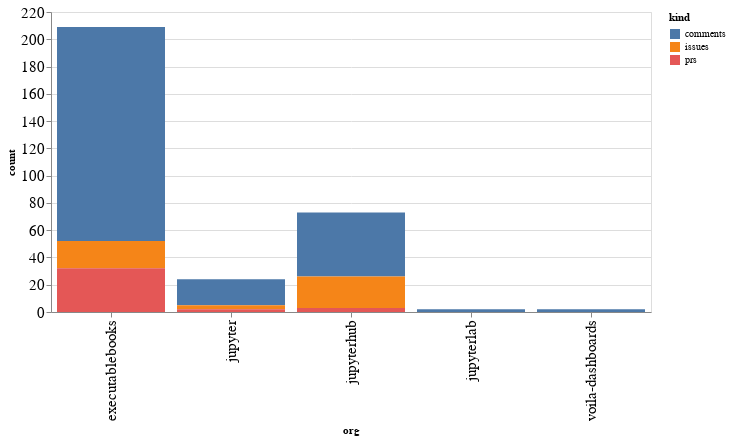

The notebook cell saved with this chart:
### Code cell
alt.Chart(org_summaries, width=600).mark_bar().encode(
    x='org',
    y='count',
    color='kind',
    tooltip="org"
)

### Figure 1 — Vega-Lite specification as saved in the notebook (floating-point values rounded to 4 significant figures)
{"config": {"axisLeft": {"labelFontSize": 15}, "axisBottom": {"labelFontSize": 15}}, "data": {"name": "data-8e73c694ba111e09a8b2e13858afc6be"}, "mark": "bar", "encoding": {"color": {"type": "nominal", "field": "kind"}, "tooltip": {"type": "nominal", "field": "org"}, "x": {"type": "nominal", "field": "org"}, "y": {"type": "quantitative", "field": "count"}}, "width": 600, "$schema": "https://vega.github.io/schema/vega-lite/v4.8.1.json", "datasets": {"data-8e73c694ba111e09a8b2e13858afc6be": [{"org": "executablebooks", "kind": "comments", "count": 157}, {"org": "executablebooks", "kind": "issues", "count": 20}, {"org": "executablebooks", "kind": "prs", "count": 32}, {"org": "jupyter", "kind": "comments", "count": 19}, {"org": "jupyter", "kind": "issues", "count": 3}, {"org": "jupyter", "kind": "prs", "count": 2}, {"org": "jupyterhub", "kind": "comments", "count": 47}, {"org": "jupyterhub", "kind": "issues", "count": 23}, {"org": "jupyterhub", "kind": "prs", "count": 3}, {"org": "jupyterlab", "kind": "comments", "count": 2}, {"org": "voila-dashboards", "kind": "comments", "count": 2}]}}
